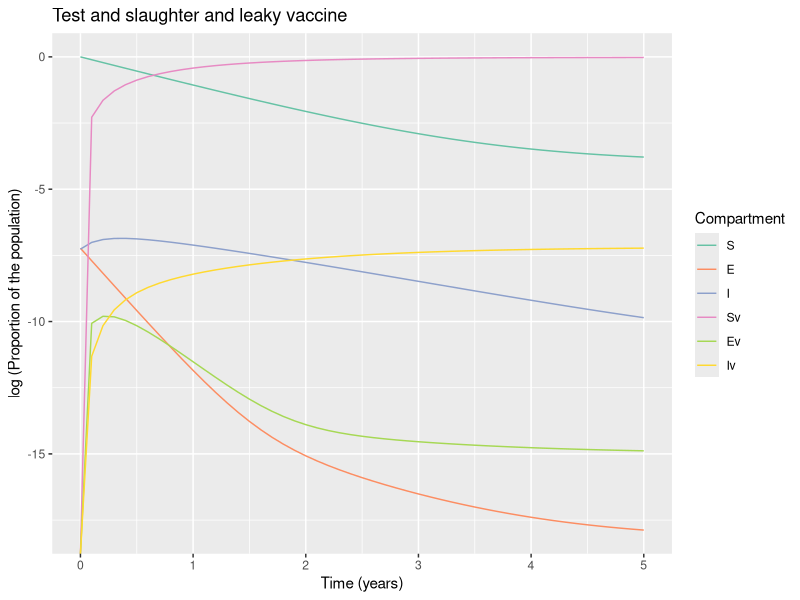

Recreate this plot in R.
# LOAD THE PACKAGES:
library(deSolve)
library(reshape2)
library(ggplot2)


# MODEL INPUTS:

initial_state_values <- c(S = 1381000- 1967,
                          E = 1000,        
                          I = 967,        
                          Sv = 0,      
                          Ev = 0,
                          Iv = 0)      

# Parameters
#R0=0.42

parameters <- c(beta = 0.01,     # the infection rate in units of years^-1  5.2
                delta = 0.01*365,     # the latency period in units of years^-1 
                c_s = 0.39,       # the reduction in the force of infection
                # acting on those vaccinated
                c_i = 0.39,# the reduction in the infectivity of vaccinated infected bovines  
                u = 1/5,#death rate in units of years^-1 
                a = 0.71, #testing rate in units of years^-1
                b = 1/5, #birth rate in units of years^-1
                vc = 0.9,  # vaccination rate
                w = 0.0007 ) #wildife infection rate 0.131
              
             

# TIMESTEPS:

# Sequence of timesteps to solve the model at
times <- seq(from = 0, to = 5, by =0.1)#from 0 to 10 years, daily intervalS
# MODEL FUNCTION: 

vaccine_model <- function(time, state, parameters) {  
  
  with(as.list(c(state, parameters)), {    
    
    # Defining lambda as a function of beta and E:
    N <- S + E + I + Sv + Ev + Iv 
    lambda <- beta * I/N + c_i * beta * Iv/N 
    # the Ev compartment gets c_i times less infected than the E compartment
    
    
    # The differential equations
    dS <- -lambda * S - u * S - S * w - vc * S + (b * N * (1-vc))+ a * I + a * Iv
    dE <- lambda * S - delta * E - u * E - vc * E 
    dI <- delta * E - a * I - u * I + S * w 
    dSv <- -c_s * lambda * Sv - u * Sv + vc * S  + b * N * vc - Sv * w            
    dEv <- c_s * lambda * Sv - delta * Ev - u * Ev + vc * E 
    dIv <- delta * Ev - a * Iv - u * Iv + Sv * w 
    
    return(list(c(dS, dE, dI, dSv, dEv, dIv))) 
  })
  
}

# MODEL OUTPUT:

# Solving the differential equations using the ode integration algorithm
output <- as.data.frame(ode(y = initial_state_values, 
                            times = times, 
                            func = vaccine_model,
                            parms = parameters))

# PLOT THE OUTPUT

# turn output dataset into long format
output_long <- melt(as.data.frame(output), id = "time")

# Adding a column for the prevalence proportion to the long-format output
output_long$prevalence <- output_long$value/sum(initial_state_values)

# Plot the number in each compartment over time
ggplot(data = output_long,                                               
       aes(x = time, y = log(prevalence), colour = variable, group = variable)) +  
  geom_line() +                                                          
  xlab("Time (years)")+                                                   
  ylab("log (Proportion of the population)") +
  labs(title = paste("Test and slaughter and leaky vaccine"), 
       colour = "Compartment") +
  scale_colour_brewer(palette = "Set2")

#incidence<- diff(output_long$value[output_long$variable=="T"])
#plot(incidence)
#lambda <- 5.2/2 * (output_long$value[output_long$variable=="I"])
